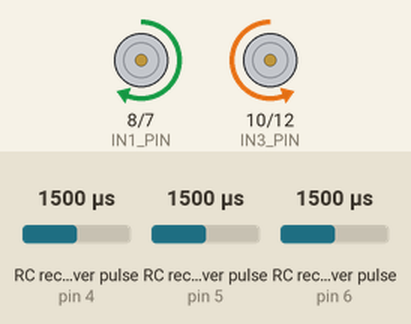
Recording of a sketch running on a simulated Arduino Uno, built with avr-gcc and run on an emulated ATmega328P. On the bench: motor-driver pin pairs drawn as motors (green arrow = first pin HIGH = forward, orange = second pin HIGH = backward, longer = more drive, scaled by the enable pin). Wiring (inferred from the names in the program): 3 × RC receiver channel: data pin 4 / data pin 5 / data pin 6. Inputs (shaded band) come from the test bench; at power-on: RC receiver pulse (sensors on pin 5, pin 6, pin 4) 1500 µs.

Above: at 0.22 s.
At 1.2 s:
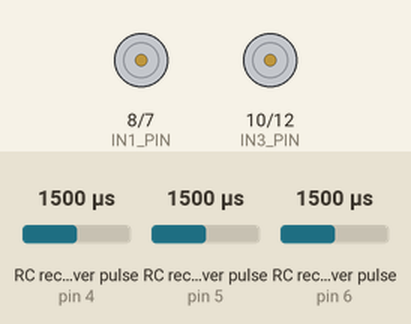
1.3 s: RC receiver pulse (sensor on pin 5) set to 1315 µs
4.3 s: RC receiver pulse (sensor on pin 5) set to 1300 µs
6.0 s: RC receiver pulse (sensor on pin 6) set to 1738 µs
7.5 s: RC receiver pulse (sensor on pin 6) set to 1762 µs
At 9.0 s:
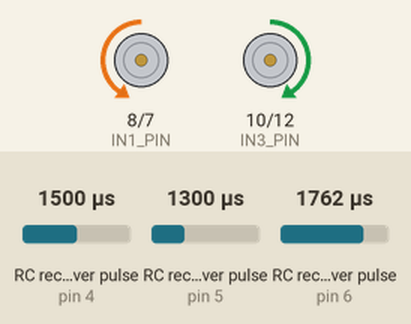
Timing chart, 0 to 10.1 s (numbered marks = the images above; inputs shaded):
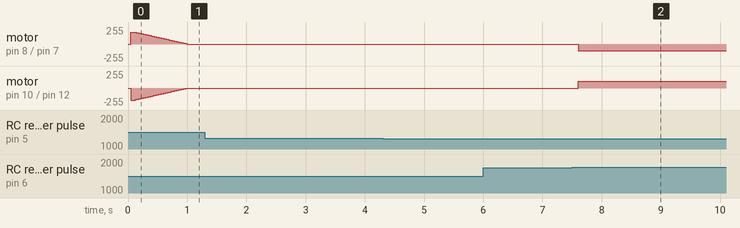

The sketch:

wheel_motors.ino
```cpp
#include <EnableInterrupt.h>

#define SERIAL_PORT_SPEED 9600
#define RC_NUM_CHANNELS  4

#define RC_CH1  0
#define RC_CH2  1
#define RC_CH3  2
#define RC_CH4  3

// pin usage
#define RC_CH1_PIN  6
#define RC_CH2_PIN  5
#define RC_CH3_PIN  4
#define RC_CH4_PIN  3

// motor driver pins
const int EN1_PIN = 9;
const int IN1_PIN = 8;
const int IN2_PIN = 7;
const int IN3_PIN = 10;
const int IN4_PIN = 12;
const int EN2_PIN = 11;

// separate PWM thresholds
int MIN_PWM_M1 = 25;
int MIN_PWM_M2 = 35;     // Motor 2 needs more "kick" to spin

// Maximum turn speed (increased to prevent stalling)
int MAX_TURN_SPEED = 160;  // Adjust this value between 130-180 to tune turning speed

uint16_t rc_values[RC_NUM_CHANNELS];
uint32_t rc_start[RC_NUM_CHANNELS];
volatile uint16_t rc_shared[RC_NUM_CHANNELS];

void rc_read_values() {
  noInterrupts();
  memcpy(rc_values, (const void *)rc_shared, sizeof(rc_shared));
  interrupts();
}

void calc_input(uint8_t channel, uint8_t input_pin) {
  if (digitalRead(input_pin) == HIGH) {
    rc_start[channel] = micros();
  } else {
    uint16_t rc_compare = (uint16_t)(micros() - rc_start[channel]);
    rc_shared[channel] = rc_compare;
  }
}

void calc_ch1() { calc_input(RC_CH1, RC_CH1_PIN); }
void calc_ch2() { calc_input(RC_CH2, RC_CH2_PIN); }
void calc_ch3() { calc_input(RC_CH3, RC_CH3_PIN); }
void calc_ch4() { calc_input(RC_CH4, RC_CH4_PIN); }

void setup() {
  Serial.begin(SERIAL_PORT_SPEED);

  pinMode(RC_CH1_PIN, INPUT);
  pinMode(RC_CH2_PIN, INPUT);
  pinMode(RC_CH3_PIN, INPUT);
  pinMode(RC_CH4_PIN, INPUT);

  enableInterrupt(RC_CH1_PIN, calc_ch1, CHANGE);
  enableInterrupt(RC_CH2_PIN, calc_ch2, CHANGE);
  enableInterrupt(RC_CH3_PIN, calc_ch3, CHANGE);
  enableInterrupt(RC_CH4_PIN, calc_ch4, CHANGE);

  pinMode(EN1_PIN, OUTPUT);
  pinMode(IN1_PIN, OUTPUT);
  pinMode(IN2_PIN, OUTPUT);
  pinMode(EN2_PIN, OUTPUT);
  pinMode(IN3_PIN, OUTPUT);
  pinMode(IN4_PIN, OUTPUT);
}

// =====================================================
// Smooth stop function
// =====================================================
void smoothStop() {
  for (int speed = 180; speed >= 0; speed -= 4) {
    analogWrite(EN1_PIN, speed);
    analogWrite(EN2_PIN, speed);
    delay(20);
  }

  digitalWrite(IN1_PIN, LOW);
  digitalWrite(IN2_PIN, LOW);
  digitalWrite(IN3_PIN, LOW);
  digitalWrite(IN4_PIN, LOW);
}

void loop() {
  rc_read_values();

  delay(50);

  bool neutral_forward = (rc_values[RC_CH2] > 1300 && rc_values[RC_CH2] < 1700);
  bool neutral_turn = (rc_values[RC_CH1] > 1300 && rc_values[RC_CH1] < 1700);

  // ============================================================
  // FORWARD / REVERSE - Proportional to trigger position
  // ============================================================
  if (rc_values[RC_CH2] > 1700) {
    // Forward - map the trigger position to motor speed
    int speed = map(rc_values[RC_CH2], 1700, 2300, MIN_PWM_M1, 180);
    forward(speed);
  }
  else if (rc_values[RC_CH2] < 1300) {
    // Reverse - map the trigger position to motor speed
    int speed = map(rc_values[RC_CH2], 600, 1300, 180, MIN_PWM_M1);
    reverse(speed);
  }
  else if (neutral_forward && neutral_turn) {
    smoothStop();
  }

  // ============================================================
  // TURNING - With higher minimum speed to overcome load
  // ============================================================
  if (rc_values[RC_CH1] > 1750) {
    // Right turn - start at higher minimum for better torque
    int speed = map(rc_values[RC_CH1], 1750, 2500, 100, MAX_TURN_SPEED);
    right(speed);
  }
  else if (rc_values[RC_CH1] < 1250) {
    // Left turn - start at higher minimum for better torque
    int speed = map(rc_values[RC_CH1], 600, 1250, MAX_TURN_SPEED, 100);
    left(speed);
  }
}

void forward(int value) {
  digitalWrite(IN1_PIN, LOW);
  digitalWrite(IN2_PIN, HIGH);
  digitalWrite(IN3_PIN, LOW);
  digitalWrite(IN4_PIN, HIGH);

  analogWrite(EN1_PIN, constrain(value, MIN_PWM_M1, 180));
  analogWrite(EN2_PIN, constrain(value, MIN_PWM_M2, 180));
}

void reverse(int value) {
  digitalWrite(IN1_PIN, HIGH);
  digitalWrite(IN2_PIN, LOW);
  digitalWrite(IN3_PIN, HIGH);
  digitalWrite(IN4_PIN, LOW);

  analogWrite(EN1_PIN, constrain(value, MIN_PWM_M1, 180));
  analogWrite(EN2_PIN, constrain(value, MIN_PWM_M2, 180));
}

void right(int value) {
  digitalWrite(IN1_PIN, LOW);
  digitalWrite(IN2_PIN, HIGH);

  digitalWrite(IN3_PIN, HIGH);
  digitalWrite(IN4_PIN, LOW);

  analogWrite(EN1_PIN, constrain(value, MIN_PWM_M1, 180));
  analogWrite(EN2_PIN, constrain(value, MIN_PWM_M2, 180));
}

void left(int value) {
  digitalWrite(IN1_PIN, HIGH);
  digitalWrite(IN2_PIN, LOW);

  digitalWrite(IN3_PIN, LOW);
  digitalWrite(IN4_PIN, HIGH);

  analogWrite(EN1_PIN, constrain(value, MIN_PWM_M1, 180));
  analogWrite(EN2_PIN, constrain(value, MIN_PWM_M2, 180));
}
```

Measured:
- the behaviour switches between 1748 and 1749 µs on RC receiver pulse (sensor on pin 6) (found by bisection; images 1 and 2)
- after the input at 6.0 s, every drawn part: stays the same
- after the input at 7.5 s, motor on pin 8 (IN1_PIN) / pin 7 (IN2_PIN): stopped → backward 101/255 after 0.11 s; motor on pin 10 (IN3_PIN) / pin 12 (IN4_PIN): stopped → forward 101/255 after 0.11 s
